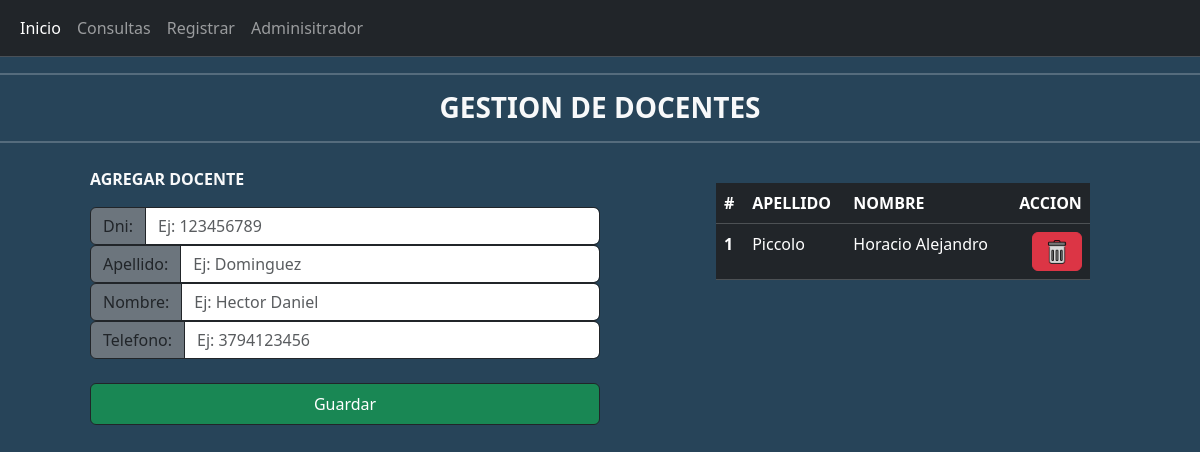
The page /docentes/ on the database as committed earlier.
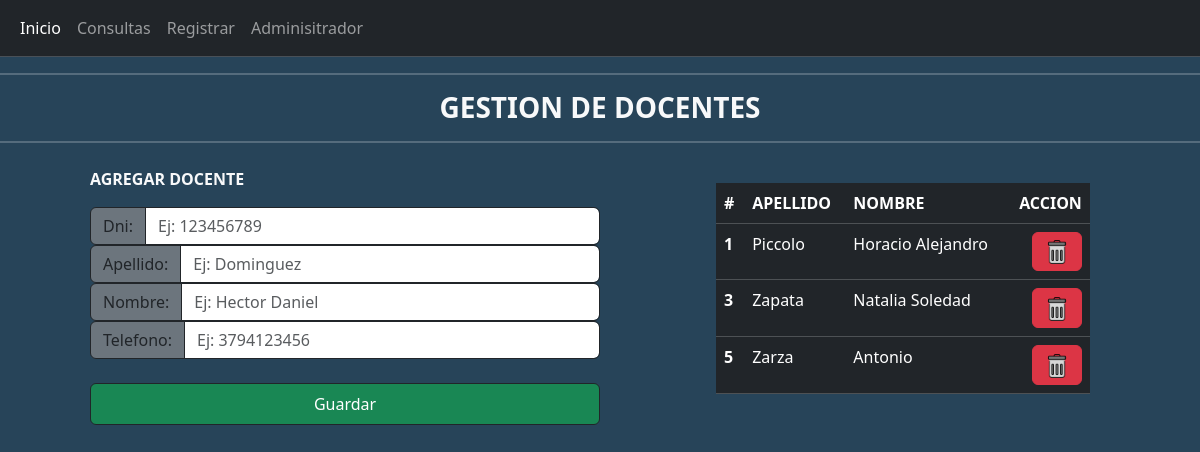
The same page on the database as committed later.
### core/models.py (models this page shows, shortened)
class Docente(models.Model):
    dni_docente = models.IntegerField()
    apellido_docente = models.CharField(max_length=50)
    nombre_docente = models.CharField(max_length=50)
    telefono_docente = models.IntegerField()
    class Meta:
        verbose_name = "Docente"
        verbose_name_plural = "Docentes"

### core/views.py (the view, shortened to what this page needs)
# urls.py: path('docentes/', docentes, name='docentes'),
def docentes(request):
    docentes = Docente.objects.all()
    datos = {
        'docentes': docentes,
    }
    return render(request, 'core/docentes.html', datos)

### core/templates/core/docentes.html (shortened to what this page needs)
{% extends 'core/base.html' %}
{% block content %}
{% load static %}
<hr class="border border-color-light">
<div class="container text-center">
<h3 class="text-light"><strong>GESTION DE DOCENTES</strong></h3>
</div>
<hr class="border border-color-light">
<div class="container-sm">
    <div class="container m-4">
        <div class="row">
            <div class="col-md-6">
                <div class="container">
                    <p class="text-light "><strong>AGREGAR DOCENTE</strong></p>
                    <form method="post">
                        <div class="input-group">
                            <span class="input-group-text border border-dark bg-secondary"
                                id="inputGroup-sizing-default">Dni:</span>
                            <input type="text" name="dni_docente" class="form-control border border-dark " oninput="this.value = this.value.replace(/[^0-9]/g, '').substring(0, 8);" , required placeholder="Ej: 123456789">
                        </div>
                        <div class="input-group">
                            <span class="input-group-text border border-dark bg-secondary"
                                id="inputGroup-sizing-default">Apellido:</span>
                            <input type="text" name="apellido_docente" class="form-control border border-dark ", required placeholder="Ej: Dominguez">
                        </div>
                        <div class="input-group">
                            <span class="input-group-text border border-dark bg-secondary"
                                id="inputGroup-sizing-default">Nombre:</span>
                            <input type="text" name="nombre_docente" class="form-control border border-dark ", required placeholder="Ej: Hector Daniel">
                        </div>
                        <div class="input-group">
                            <span class="input-group-text border border-dark bg-secondary"
                                id="inputGroup-sizing-default">Telefono:</span>
                            <input type="text" name="telefono_docente" class="form-control border border-dark " oninput="this.value = this.value.replace(/[^0-9]/g, '').substring(0, 10);", required placeholder="Ej: 3794123456">
                        </div>
                        <br>
                        <button class="btn btn-success w-100 border border-dark  p-2  type=" submit"
                            value="Guardar">Guardar</button>
                    </form>
                </div>
            </div>
            <div class="col-md-6">
                <div class="table-container ">
                    <table class="table table-hover table-dark ">
                        <div class="table-container">
                            <table class="table table-hover table-dark">
                                <thead>
                                    <tr>
                                        <th scope="col">#</th>
                                        <th scope="col">APELLIDO</th>
                                        <th scope="col">NOMBRE</th>
                                        <th scope="col" class="acciones-columna">ACCION</th>
                                    </tr>
                                </thead>
                                <tbody>
                                    {% for docente in docentes %}
                                    <tr>
                                        <th>{{ docente.id }}</th>
                                        <td>{{ docente.apellido_docente }}</td>
                                        <td>{{ docente.nombre_docente }}</td>
                                        <td class="acciones-columna">
                                            <a href="{% url 'eliminar_docente' docente.id %}" class="btn btn-danger"
                                                onclick="return confirm('¿Estás seguro de que deseas eliminar a este docente?')">
                                                <img src="{% static 'img/borrar.png' %}" alt="borrar"
                                                    style="width: 24px;">
                                            </a>
                                        </td>
                                    </tr>
                                    {% endfor %}
                                </tbody>
                            </table>
                        </div>
                    </table>
                </div>
            </div>
        </div>
{% endblock %}

### core/templates/core/base.html (shortened to what this page needs)
<!DOCTYPE html>
<html lang="en">
<head>
  {% load static %}
<link href="https://cdn.jsdelivr.net/npm/bootstrap@5.3.2/dist/css/bootstrap.min.css" rel="stylesheet"
integrity="sha384-T3c6CoIi6uLrA9TneNEoa7RxnatzjcDSCmG1MXxSR1GAsXEV/Dwwykc2MPK8M2HN">
</head>
<body style="background-color: rgb(39, 68, 89);">
  <nav class="navbar navbar-expand-lg  bg-dark border-bottom border-body" data-bs-theme="dark">
    <div class="container-fluid">
      <div class="collapse navbar-collapse" id="navbarTogglerDemo03">
        <ul class="navbar-nav me-auto mb-2 mb-lg-0">
          <li class="nav-item">
            <a class="nav-link active" aria-current="page" href={% url 'home' %}>Inicio</a>
          </li>
          <li class="nav-item">
            <a class="nav-link" href={% url 'consultas' %}>Consultas</a>
          </li>
          <li class="nav-item">
            <a class="nav-link" href={% url 'registrar' %}>Registrar</a>
          </li>
          <li class="nav-item">
            <a class="nav-link" href={% url 'administrador' %}>Adminisitrador</a>
          </li>
        </ul>
      </div>
    </div>
  </nav>
  {% block content %} {% endblock %}
</body>
</html>

### core/templates/core/docentes.html (style rules this page uses)
.table-container { max-width: 70%; margin: auto; }
.acciones-columna { text-align: right; }
.table-container { max-height: 400px; overflow-y: auto; }

Rows that differ between the two databases and show on the page:
added Docente: id "3", apellido_docente "Zapata", nombre_docente "Natalia Soledad"
added Docente: id "5", apellido_docente "Zarza", nombre_docente "Antonio"
